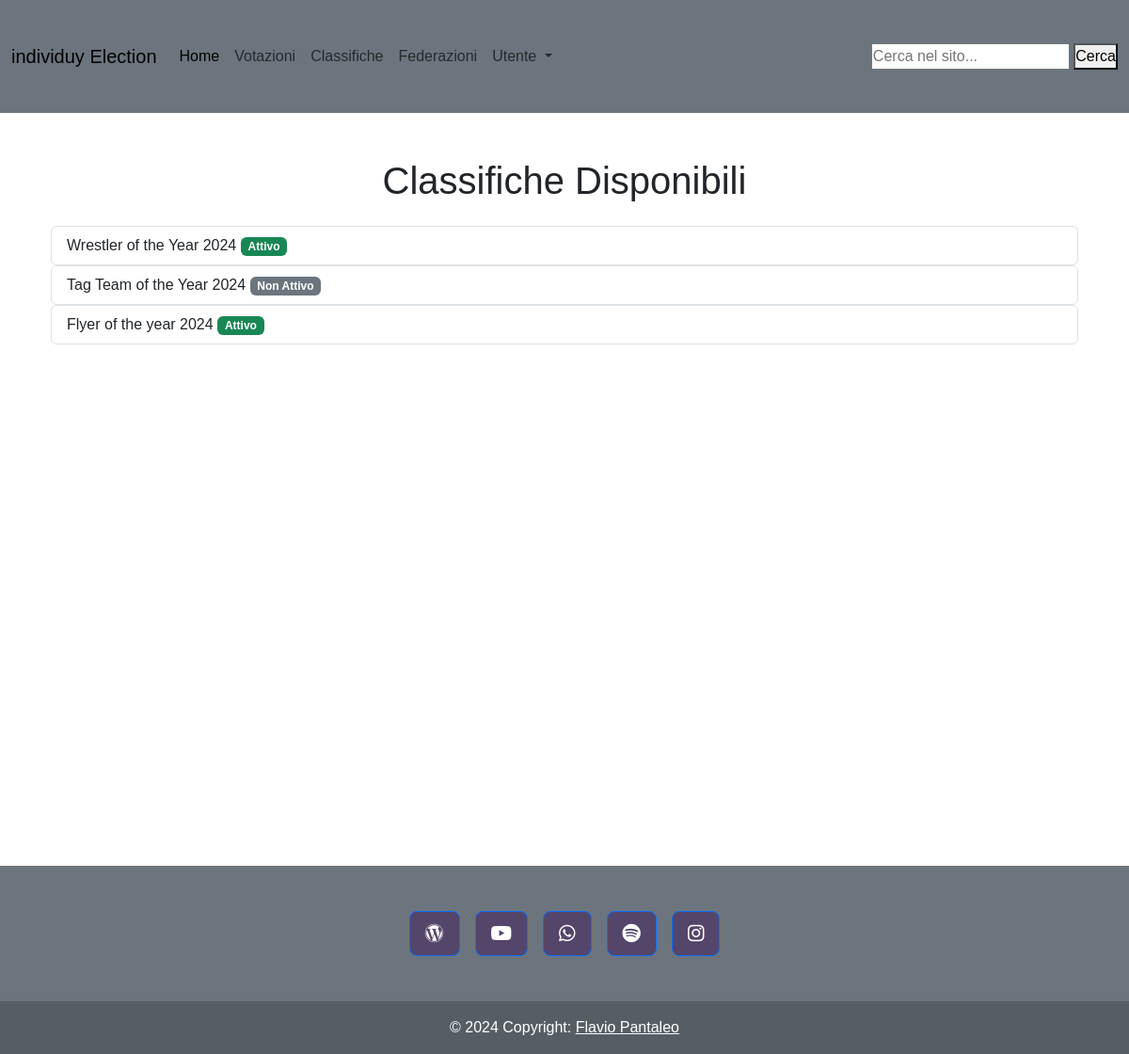
The page /index.php?page=indice_classifiche on the database as committed earlier.
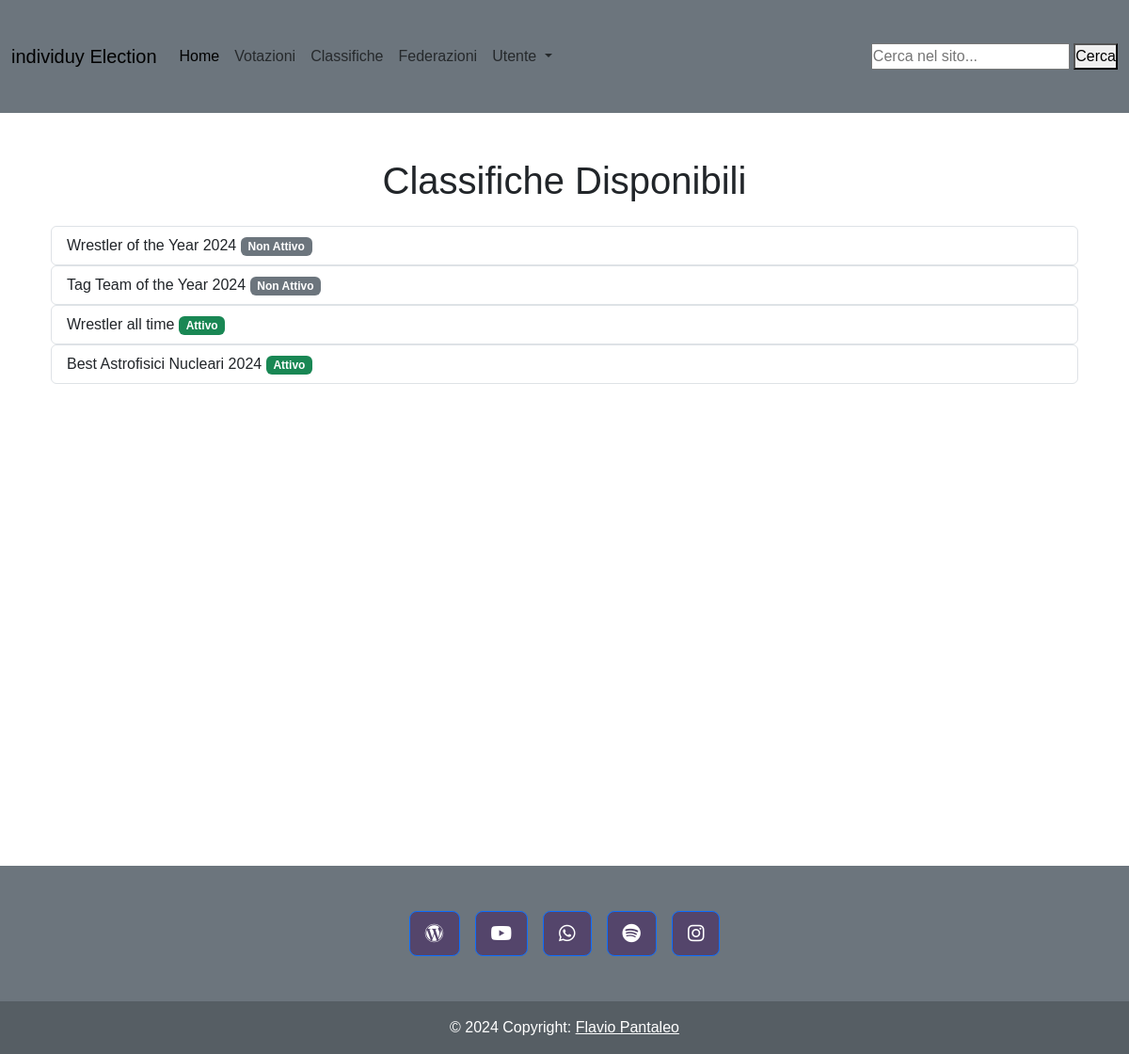
The same page on the database as committed later.
### tables this page shows
CREATE TABLE `list_ranking` (
  `id_ranking` int(11) NOT NULL,
  `ranking_name` varchar(200) DEFAULT NULL,
  `description` text DEFAULT NULL,
  `ranking` varchar(255) NOT NULL,
  `status` int(3) DEFAULT NULL,
  `category_id` int(11) DEFAULT NULL,
  `include_inactive` tinyint(1) DEFAULT 0
);

### app/Controllers/RankingController.php (called while the page is built, shortened)
<?php
class RankingController {
    private $rankingDAO;
    public function __construct() {
        $this->rankingDAO = new RankingDAO();
    }
    public function getAllRanking() {
        return $this->rankingDAO->getAllRanking();
    }
}

### app/Core/DB.php (called while the page is built, shortened)
<?php
class DB {
    protected function connect (){
        try {
            $localHost = $_ENV['DB_HOST'];
            $dbname = $_ENV['DB_NAME'];
            $user = $_ENV['DB_USER'];
            $pass = $_ENV['DB_PASS'];
            $conn = new PDO("mysql:host=".$localHost.";dbname=".$dbname.";",$user, $pass);
            return $conn;
        } catch (PDOException $e) {
            echo $e->getMessage() . "<br> Database Connection Error";
            die();
        }
    }
}
?>

### app/DAO/RankingDAO.php (called while the page is built, shortened)
<?php
class RankingDAO extends DB {
    public function getAllRanking() {
        try {
            $stmt = $this->connect()->prepare("SELECT id_ranking, ranking_name, description, ranking, status, category_id, include_inactive FROM list_ranking");
            $stmt->execute();
            $rankings = [];
            while ($row = $stmt->fetch(PDO::FETCH_ASSOC)) {
                $rankings[] = new Ranking(
                    $row['id_ranking'],
                    $row['ranking_name'],
                    $row['description'],
                    $row['ranking'],
                    $row['status'],
                    $row['category_id'],
                    $row['include_inactive']
                );
            }
            return $rankings;
        } catch (PDOException $e) {
            error_log("PDOException in getAllRanking: " . $e->getMessage());
            return [];
        }
    }
}

### app/Models/Ranking.php (called while the page is built, shortened)
<?php
class Ranking {
    public function __construct($id, $name, $description, $rankingType, $status, $categoryId, $includeInactive) {
        $this->id = $id;
        $this->name = $name;
        $this->status = $status;
    }
}
?>

### resources/Views/classifiche/indice_classifiche.php (the view)
<?php
$rankingAvailable = $rankingController->getAllRanking();
?>
<main class="container">
    <div class="container py-5">
        <h1 class="text-center mb-4">Classifiche Disponibili</h1>
        <?php foreach($rankingAvailable as $ranking) : ?>
                <div class="list-group">
                    <a href="index.php?page=classifica&id_ranking=<?php echo $ranking->id; ?>" class="list-group-item list-group-item-action">
                        <?php echo htmlspecialchars($ranking->name); ?>
                        <span class="badge <?php echo $ranking->status == 1 ? 'bg-success' : 'bg-secondary'; ?>">
                            <?php echo $ranking->status == 1 ? 'Attivo' : 'Non Attivo'; ?>
                        </span>
                    </a>
                </div>
        <?php endforeach; ?>
    </div>
</main>

Rows that differ between the two databases and show on the page:
removed list_ranking: ranking_name "Flyer of the year 2024", status "Attivo"
changed list_ranking "Wrestler of the Year 2024": status "Attivo" → "Non Attivo"
added list_ranking: ranking_name "Wrestler all time", status "Attivo"
added list_ranking: ranking_name "Best Astrofisici Nucleari 2024", status "Attivo"
